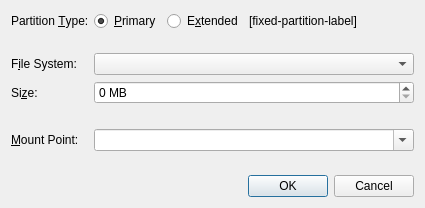
<?xml version="1.0" encoding="UTF-8"?>
<ui version="4.0">
 <class>CreatePartitionDialog</class>
 <widget class="QDialog" name="CreatePartitionDialog">
  <property name="geometry">
   <rect>
    <x>0</x>
    <y>0</y>
    <width>425</width>
    <height>208</height>
   </rect>
  </property>
  <property name="windowTitle">
   <string>Create a Partition</string>
  </property>
  <layout class="QVBoxLayout" name="verticalLayout">
   <item>
    <layout class="QFormLayout" name="formLayout">
     <item row="0" column="0">
      <widget class="QLabel" name="partitionTypeLabel">
       <property name="text">
        <string>Partition &amp;Type:</string>
       </property>
       <property name="buddy">
        <cstring>primaryRadioButton</cstring>
       </property>
      </widget>
     </item>
     <item row="0" column="1">
      <layout class="QHBoxLayout" name="horizontalLayout">
       <item>
        <widget class="QRadioButton" name="primaryRadioButton">
         <property name="text">
          <string>&amp;Primary</string>
         </property>
         <property name="checked">
          <bool>true</bool>
         </property>
        </widget>
       </item>
       <item>
        <widget class="QRadioButton" name="extendedRadioButton">
         <property name="text">
          <string>E&amp;xtended</string>
         </property>
        </widget>
       </item>
       <item>
        <widget class="QLabel" name="fixedPartitionLabel">
         <property name="text">
          <string notr="true">[fixed-partition-label]</string>
         </property>
        </widget>
       </item>
       <item>
        <spacer name="horizontalSpacer">
         <property name="orientation">
          <enum>Qt::Horizontal</enum>
         </property>
         <property name="sizeHint" stdset="0">
          <size>
           <width>40</width>
           <height>20</height>
          </size>
         </property>
        </spacer>
       </item>
      </layout>
     </item>
     <item row="2" column="0">
      <widget class="QLabel" name="label_2">
       <property name="text">
        <string>F&amp;ile System:</string>
       </property>
       <property name="buddy">
        <cstring>fsComboBox</cstring>
       </property>
      </widget>
     </item>
     <item row="2" column="1">
      <widget class="QComboBox" name="fsComboBox"/>
     </item>
     <item row="3" column="0">
      <widget class="QLabel" name="label">
       <property name="text">
        <string>Si&amp;ze:</string>
       </property>
       <property name="buddy">
        <cstring>sizeSpinBox</cstring>
       </property>
      </widget>
     </item>
     <item row="3" column="1">
      <widget class="QSpinBox" name="sizeSpinBox">
       <property name="suffix">
        <string> MB</string>
       </property>
      </widget>
     </item>
     <item row="4" column="1">
      <spacer name="verticalSpacer_2">
       <property name="orientation">
        <enum>Qt::Vertical</enum>
       </property>
       <property name="sizeType">
        <enum>QSizePolicy::Fixed</enum>
       </property>
       <property name="sizeHint" stdset="0">
        <size>
         <width>20</width>
         <height>13</height>
        </size>
       </property>
      </spacer>
     </item>
     <item row="5" column="0">
      <widget class="QLabel" name="mountPointLabel">
       <property name="text">
        <string>&amp;Mount Point:</string>
       </property>
       <property name="buddy">
        <cstring>mountPointComboBox</cstring>
       </property>
      </widget>
     </item>
     <item row="5" column="1">
      <widget class="QComboBox" name="mountPointComboBox">
       <property name="editable">
        <bool>true</bool>
       </property>
       <property name="currentIndex">
        <number>-1</number>
       </property>
       <item>
        <property name="text">
         <string>/</string>
        </property>
       </item>
       <item>
        <property name="text">
         <string>/boot</string>
        </property>
       </item>
       <item>
        <property name="text">
         <string>/home</string>
        </property>
       </item>
       <item>
        <property name="text">
         <string>/opt</string>
        </property>
       </item>
       <item>
        <property name="text">
         <string>/usr</string>
        </property>
       </item>
       <item>
        <property name="text">
         <string>/var</string>
        </property>
       </item>
      </widget>
     </item>
     <item row="6" column="0">
      <spacer name="verticalSpacer">
       <property name="orientation">
        <enum>Qt::Vertical</enum>
       </property>
       <property name="sizeHint" stdset="0">
        <size>
         <width>17</width>
         <height>13</height>
        </size>
       </property>
      </spacer>
     </item>
     <item row="1" column="1">
      <spacer name="verticalSpacer_3">
       <property name="orientation">
        <enum>Qt::Vertical</enum>
       </property>
       <property name="sizeHint" stdset="0">
        <size>
         <width>20</width>
         <height>12</height>
        </size>
       </property>
      </spacer>
     </item>
    </layout>
   </item>
   <item>
    <widget class="QDialogButtonBox" name="buttonBox">
     <property name="orientation">
      <enum>Qt::Horizontal</enum>
     </property>
     <property name="standardButtons">
      <set>QDialogButtonBox::Cancel|QDialogButtonBox::Ok</set>
     </property>
    </widget>
   </item>
  </layout>
 </widget>
 <tabstops>
  <tabstop>primaryRadioButton</tabstop>
  <tabstop>fsComboBox</tabstop>
  <tabstop>sizeSpinBox</tabstop>
 </tabstops>
 <resources/>
 <connections>
  <connection>
   <sender>buttonBox</sender>
   <signal>accepted()</signal>
   <receiver>CreatePartitionDialog</receiver>
   <slot>accept()</slot>
   <hints>
    <hint type="sourcelabel">
     <x>185</x>
     <y>203</y>
    </hint>
    <hint type="destinationlabel">
     <x>157</x>
     <y>178</y>
    </hint>
   </hints>
  </connection>
  <connection>
   <sender>buttonBox</sender>
   <signal>rejected()</signal>
   <receiver>CreatePartitionDialog</receiver>
   <slot>reject()</slot>
   <hints>
    <hint type="sourcelabel">
     <x>185</x>
     <y>203</y>
    </hint>
    <hint type="destinationlabel">
     <x>243</x>
     <y>178</y>
    </hint>
   </hints>
  </connection>
  <connection>
   <sender>extendedRadioButton</sender>
   <signal>toggled(bool)</signal>
   <receiver>fsComboBox</receiver>
   <slot>setDisabled(bool)</slot>
   <hints>
    <hint type="sourcelabel">
     <x>131</x>
     <y>36</y>
    </hint>
    <hint type="destinationlabel">
     <x>134</x>
     <y>66</y>
    </hint>
   </hints>
  </connection>
  <connection>
   <sender>extendedRadioButton</sender>
   <signal>toggled(bool)</signal>
   <receiver>label_2</receiver>
   <slot>setDisabled(bool)</slot>
   <hints>
    <hint type="sourcelabel">
     <x>109</x>
     <y>43</y>
    </hint>
    <hint type="destinationlabel">
     <x>79</x>
     <y>64</y>
    </hint>
   </hints>
  </connection>
 </connections>
</ui>
